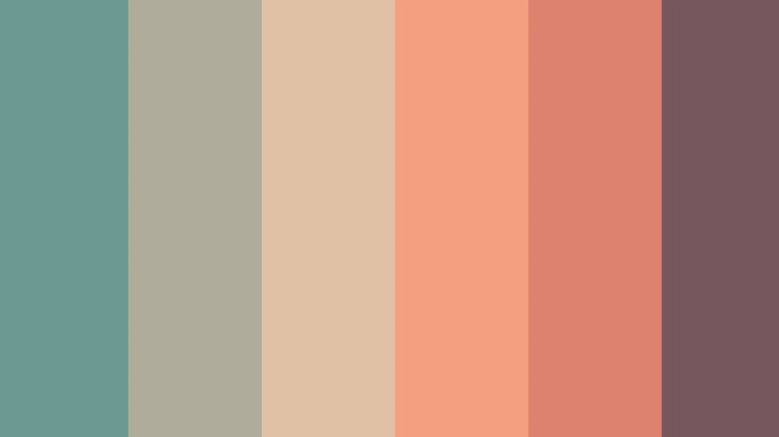
#> input picture eval_pal.png, 779 x 437 px, given as the content of the folder ./dataset/div2k, which was not available
$ python pre_process.py
#> lines starting #> are read from the running program, lines starting #| are printed output that depends on the picture; pictures that were not available may be replaced by others from this repository, and a replacement may not be noted
from PIL import Image
import numpy as np
from sklearn.cluster import KMeans
from sklearn.utils import shuffle
import os.path
import os
from itertools import chain
import ntpath
import multiprocessing as mp
from skimage.color import rgb2lab
from glob import glob
from math import cos, sin

def get_image_palette(img, nclusters):
    """
    Extract tuple of (Image, Palette) in LAB space
    """
    lab = rgb2lab(np.array(img))
    palette = kmeans_get_palette(lab, nclusters)
    return lab, palette

def get_augmented_image_palette(img, nclusters, angle):
    """
    Return tuple of (Image, Palette) in LAB space
    color shifted by the angle parameter
    """
    lab = rgb2lab(img)
    ch_a = lab[...,1]
    ch_b = lab[...,2]
    theta = np.deg2rad(angle)
    rot = np.array([[cos(theta), -sin(theta)], [sin(theta), cos(theta)]])
    hue_rotate = lambda ab: np.dot(rot, [ab[0], ab[1]])
    ab = np.asarray(list(map(hue_rotate, zip(ch_a, ch_b)))).transpose((0, 2, 1))
    lab = np.dstack((lab[...,0], ab[...,0], ab[...,1]))
    palette = kmeans_get_palette(lab, nclusters)
    return (lab, palette)


def kmeans_get_palette(img, nclusters):
    """
    Extract color palette of nclusters x 3 rgb values
    by performing a k-means clustering of the input image
    """
    h, w, c = img.shape
    km_im = np.array(img, dtype=np.float64).reshape(w * h, c)
    image_array_sample = shuffle(km_im, random_state=0, n_samples=1_000)
    kmeans = KMeans(n_clusters=nclusters, random_state=0).fit(image_array_sample)
    codebook = kmeans.cluster_centers_
    return codebook

def save_image_palette(image, palette, path_base, angle=0):
    """
    Save preprocessed image and palette as .npz
    :param nd array image: Input image as nd array
    :param nd array palette: Input palette as nd array
    :param str path_base: Base save path
    :param int angle: Augmentation angle to use as a part of the save path
    """
    if(angle != 0):
        palette_file = os.path.join(path_base, str(angle).rjust(3, '0') + "_pal.npz")
        image_file = os.path.join(path_base, str(angle).rjust(3, '0') + "_img.npz")
    else:
        palette_file = os.path.join(path_base, "pal.npz")
        image_file = os.path.join(path_base, "img.npz")

    if(not os.path.exists(path_base)):
        os.makedirs(path_base)
    np.savez_compressed(image_file, image)
    np.savez_compressed(palette_file, palette)

def center_crop(img, w_target, h_target):
    """
    Center-crop a PIL image according to the
    target dimensions
    """
    w_im, h_im = img.size
    # preconditions:
    if(w_target > w_im or h_target > h_im):
        return None
    # get the min dimension:
    min_dim = min(w_im, h_im)
    if w_im == min_dim:
        h_new = float(w_target) / float(w_im) * float(h_im)
        img = img.resize((int(w_target), int(h_new)))
        # crop height:
        d = int(0.5 * float(h_new - h_target))
        top = d
        bottom = d + h_target
        img = img.crop((0, top, w_target, bottom))
    else:
        w_new = float(h_target) / float(h_im) * float(w_im)
        img = img.resize((int(w_new), int(h_target)))
        # crop width:
        d = int(0.5 * float(w_new - w_target))
        left = d
        right = d + w_target
        img = img.crop((left, 0, right, h_target))
    return img


def preprocess_single(args):
    """
    Pre-process a single raw input image:
    1. Load input image
    2. Center crop to match training set dims
    3. Create a color-augmented version of the input by 40
       rotations in LAB color space
    4. Save the input and output image-palette pairs
    """
    im_path, source_path, target_path, w, h, n_p = args
    filename = os.path.splitext(ntpath.basename(im_path))[0]
    print('input: ' + im_path + '...')
    im = Image.open(im_path)
    w_im, h_im = im.size
    if(w_im < w or h_im < h):
        return

    angles = range(40, 360, 40)
    im_crop = center_crop(im, w, h)
    if im_crop == None:
        return
    im_crop = np.array(im_crop) / 255.
    aug_pairs = map(lambda angle:
        get_augmented_image_palette(im_crop, n_p, angle), angles)
    # save image palette pairs (target)
    for (im_aug, pal), ang in zip(aug_pairs, angles):
        save_image_palette(im_aug, pal, os.path.join(target_path, filename), ang)
    # save source image palette pair
    im, palette = get_image_palette(im_crop, n_p)
    save_image_palette(im, palette, os.path.join(source_path, filename))


def preprocess(dataset_path, source_path, target_path, w, h, n_p, num_workers):
    """
    Preprocess raw input data in parallel
    """
    im_paths_png = (chain.from_iterable(glob(os.path.join(x[0], '*.png')) for x in os.walk(dataset_path)))
    im_paths_jpg = (chain.from_iterable(glob(os.path.join(x[0], '*.jpg')) for x in os.walk(dataset_path)))
    im_paths = [*im_paths_png, *im_paths_jpg]
    pool = mp.Pool(num_workers)
    pool.map(preprocess_single, [(im_path, source_path, target_path, w, h, n_p) for im_path in im_paths])
#> in preprocess_single, im is the input picture: PIL image 779x437 RGB; mean R, G, B 183.6, 150.3, 133.6
#> in center_crop, `img = img.crop((left, 0, right, h_target))`:
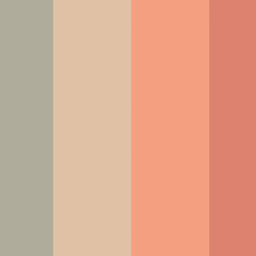
#> img: PIL image 256x256 RGB; mean R, G, B 220, 166.8, 141.9
#> in get_augmented_image_palette, `lab = rgb2lab(img)`: lab: shape (256, 256, 3) float64; mean of channels 0, 1, 2 73, 16.6, 21
#> in get_augmented_image_palette, `ch_a = lab[...,1]`:
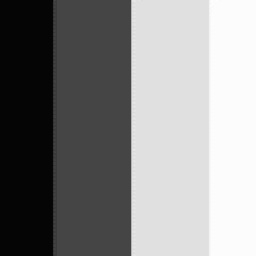
#> ch_a: shape (256, 256) float64; min -2.4, max 32.96, mean 16.6; drawn with min black and max white
#> in get_augmented_image_palette, `ch_b = lab[...,2]`:
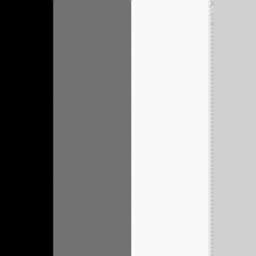
#> ch_b: shape (256, 256) float64; min 9.26, max 29.41, mean 21; drawn with min black and max white
#> in get_augmented_image_palette, `theta = np.deg2rad(angle)`: theta = 0.698
#> in get_augmented_image_palette, `rot = np.array([[cos(theta), -sin(theta)], [sin(theta), cos(theta)]])`: rot = [[0.766, -0.643], [0.643, 0.766]]
#> in get_augmented_image_palette, `lab = np.dstack((lab[...,0], ab[...,0], ab[...,1]))`: lab: shape (256, 256, 3) float64; mean of channels 0, 1, 2 73, -0.8, 26.7
#> in kmeans_get_palette, `h, w, c = img.shape`: h = 256; c = 3
#> the loop in preprocess_single, `for (im_aug, pal), ang in zip(aug_pairs, angles):` made 8 passes
#> ang on passes 1 to 7: 40, 80, 120, 160, 200, 240, 280
#> ang on pass 8: 320
#> in kmeans_get_palette (call 9), `image_array_sample = shuffle(km_im, random_state=0, n_samples=1_000)`: image_array_sample = 1000 rows, first 8: [73.41, 28.76, 28.89], [63.6, 32.58, 25.75], [80.1, 7.19, 18.32], [70.25, -1.57, 9.26], [80.1, 7.19, 18.32], [63.6, 32.58, 25.75], [73.41, 28.76, 28.89], [73.41, 28.76, 28.89]
#> in get_image_palette, `palette = kmeans_get_palette(lab, nclusters)`: palette = [[70.25, -1.57, 9.27], [73.42, 28.77, 28.86], [80.08, 7.14, 18.3], [63.59, 32.56, 25.77], [74.95, 22.58, 25.96], [66.65, 31.28, 27.83]]
    pool.close()


if __name__ == '__main__':
    w = 256
    h = 256
    n_p = 6
    preprocess("./dataset/div2k",
        source_path="./dataset/source",
        target_path="./dataset/target",
        w=w,
        h=h,
        n_p=6,
        num_workers=16
        )
